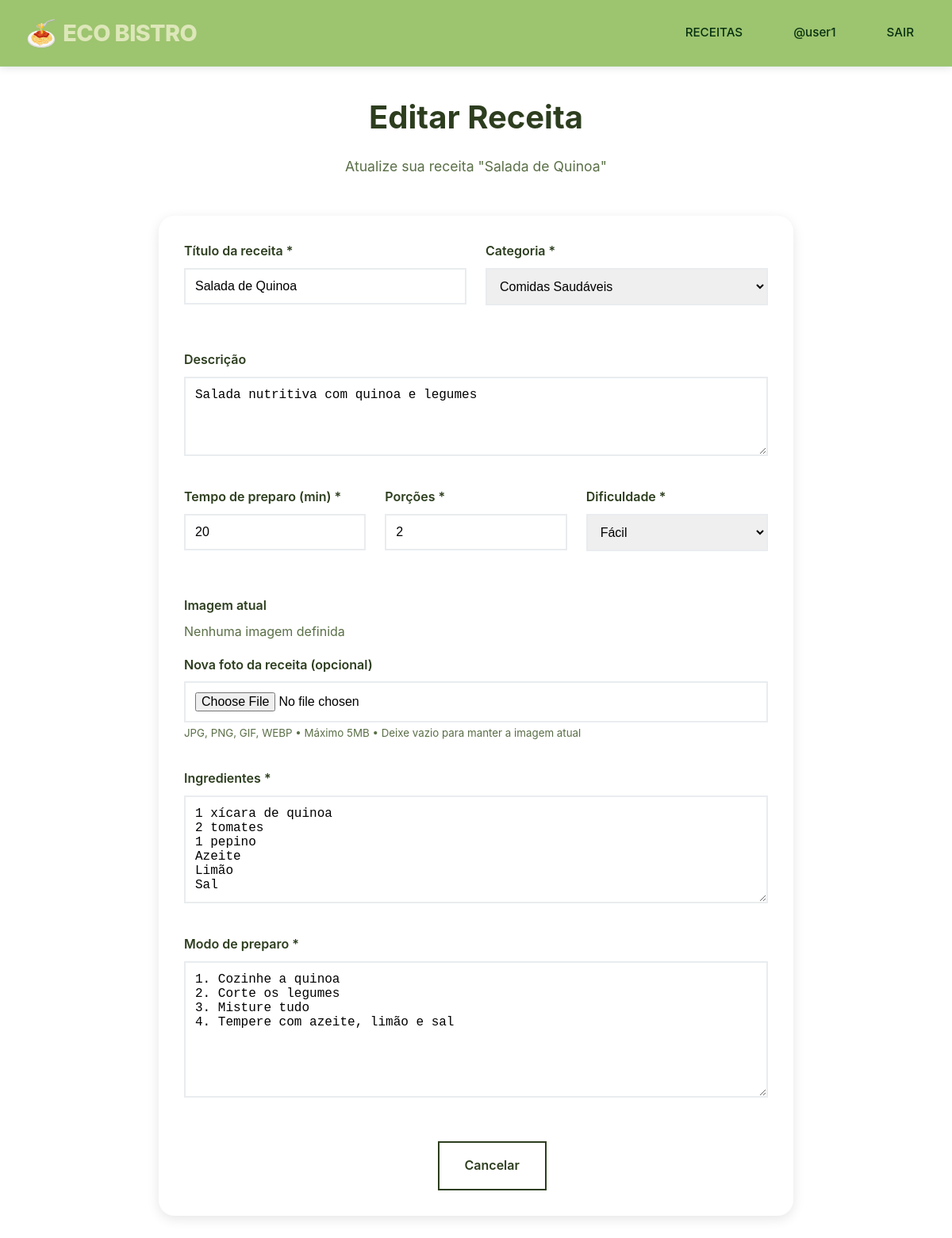
Screenshot of /editar-receita.php?id=2 (signed in) with the database file from the repository.
### tables this page shows
CREATE TABLE usuarios (
    id INT AUTO_INCREMENT PRIMARY KEY,
    nome_usuario VARCHAR(50) UNIQUE NOT NULL,
    email VARCHAR(100) UNIQUE NOT NULL,
    senha VARCHAR(255) NOT NULL,
    biografia TEXT,
    avatar VARCHAR(255) DEFAULT 'default-avatar.jpg',
    data_criacao TIMESTAMP DEFAULT CURRENT_TIMESTAMP,
    ativo BOOLEAN DEFAULT TRUE
);

CREATE TABLE receitas (
    id INT AUTO_INCREMENT PRIMARY KEY,
    titulo VARCHAR(100) NOT NULL,
    descricao TEXT,
    tempo_preparo INT NOT NULL,  
    porcoes INT DEFAULT 1,
    dificuldade ENUM('Fácil', 'Médio', 'Difícil') DEFAULT 'Fácil',
    imagem VARCHAR(255),
    usuario_id INT NOT NULL,
    categoria_id INT NOT NULL,
    ingredientes TEXT NOT NULL,
    modo_preparo TEXT NOT NULL,
    data_criacao TIMESTAMP DEFAULT CURRENT_TIMESTAMP,
    ativo BOOLEAN DEFAULT TRUE,
    visualizacoes INT DEFAULT 0,
    FOREIGN KEY (usuario_id) REFERENCES usuarios(id) ON DELETE CASCADE,
    FOREIGN KEY (categoria_id) REFERENCES categorias(id) ON DELETE CASCADE
);

CREATE TABLE categorias (
    id INT AUTO_INCREMENT PRIMARY KEY,
    nome VARCHAR(50) NOT NULL,
    slug VARCHAR(50) NOT NULL,
    descricao TEXT,
    cor VARCHAR(7) DEFAULT '#A8E6CF'
);

### config.php (called while the page is built, shortened)
<?php
class Database {
    private static $instance = null;
    private $connection;
    private function __construct() {
        try {
            $this->connection = new PDO(
                "mysql:host=" . DB_HOST . ";dbname=" . DB_NAME . ";charset=utf8mb4",
                DB_USER,
                DB_PASS,
                [
                    PDO::ATTR_ERRMODE => PDO::ERRMODE_EXCEPTION,
                    PDO::ATTR_DEFAULT_FETCH_MODE => PDO::FETCH_ASSOC,
                    PDO::ATTR_EMULATE_PREPARES => false
                ]
            );
        } catch(PDOException $e) {
            die("Erro na conexão: " . $e->getMessage());
        }
    }
    public static function getInstance() {
        if (self::$instance === null) {
            self::$instance = new self();
        }
        return self::$instance;
    }
    public function getConnection() {
        return $this->connection;
    }
}
function getUsuarioLogado() {
    static $usuario = null;
    if ($usuario === null) {
        $db = Database::getInstance()->getConnection();
        $stmt = $db->prepare("SELECT * FROM usuarios WHERE id = ? AND ativo = 1");
        $stmt->execute([$_SESSION['usuario_id']]);
        $usuario = $stmt->fetch();
    }
    return $usuario;
}
function sanitizar($texto) {
    return htmlspecialchars(trim($texto), ENT_QUOTES, 'UTF-8');
}
?>

### editar-receita.php (the view, shortened to what this page needs)
<?php
require_once 'config.php';
$usuarioLogado = getUsuarioLogado();
$receitaId = (int)($_GET['id'] ?? 0);
$db = Database::getInstance()->getConnection();
$stmt = $db->prepare("SELECT * FROM receitas WHERE id = ? AND usuario_id = ? AND ativo = 1");
$stmt->execute([$receitaId, $usuarioLogado['id']]);
$receita = $stmt->fetch();
$stmt = $db->query("SELECT * FROM categorias ORDER BY nome");
$categorias = $stmt->fetchAll();
$ingredientesTexto = str_replace(';', "\n", $receita['ingredientes']);
$modoPreparoTexto = str_replace(';', "\n", $receita['modo_preparo']);
?>
<!DOCTYPE html>
<html lang="pt-BR">
<head>
    <link rel="stylesheet" href="styles.css">
</head>
<body>
    <header class="header">
        <div class="nav-container">
            <a href="index.php" class="logo">ECO BISTRO</a>
            <nav class="nav-menu">
                <a href="receitas.php" class="nav-link">RECEITAS</a>
                <a href="perfil.php" class="nav-link">@<?php echo sanitizar($usuarioLogado['nome_usuario']); ?></a>
                <a href="logout.php" class="nav-link">SAIR</a>
            </nav>
        </div>
    </header>
    <div class="container" style="padding: 2rem 0;">
        <div style="max-width: 800px; margin: 0 auto;">
            <div style="text-align: center; margin-bottom: 3rem;">
                <h1 style="font-size: 2.5rem; color: var(--text-dark); margin-bottom: 1rem;">
                    Editar Receita
                </h1>
                <p style="color: var(--text-light); font-size: 1.1rem;">
                    Atualize sua receita "<?php echo sanitizar($receita['titulo']); ?>"
                </p>
            </div>
            <form method="POST" enctype="multipart/form-data" id="formReceita" style="background: white; padding: 2rem; border-radius: 20px; box-shadow: var(--shadow);">
                <div class="grid-2" style="display: grid; grid-template-columns: 1fr 1fr; gap: 1.5rem; margin-bottom: 2rem;">
                    <div class="form-group">
                        <label for="titulo" class="form-label">Título da receita *</label>
                        <input type="text" id="titulo" name="titulo" class="form-control"
                               value="<?php echo htmlspecialchars($receita['titulo']); ?>"
                               placeholder="Ex: Cuscuz Delicioso" maxlength="100" required>
                    </div>
                    <div class="form-group">
                        <label for="categoria_id" class="form-label">Categoria *</label>
                        <select id="categoria_id" name="categoria_id" class="form-control" required>
                            <?php foreach ($categorias as $categoria): ?>
                                <option value="<?php echo $categoria['id']; ?>"
                                        <?php echo $receita['categoria_id'] == $categoria['id'] ? 'selected' : ''; ?>>
                                    <?php echo sanitizar($categoria['nome']); ?>
                                </option>
                            <?php endforeach; ?>
                        </select>
                    </div>
                </div>
                <div class="form-group" style="margin-bottom: 2rem;">
                    <label for="descricao" class="form-label">Descrição</label>
                    <textarea id="descricao" name="descricao" class="form-control" rows="3"
                              placeholder="Descreva sua receita... (opcional)" maxlength="500"><?php echo htmlspecialchars($receita['descricao']); ?></textarea>
                </div>
                <div class="grid-3" style="display: grid; grid-template-columns: 1fr 1fr 1fr; gap: 1.5rem; margin-bottom: 2rem;">
                    <div class="form-group">
                        <label for="tempo_preparo" class="form-label">Tempo de preparo (min) *</label>
                        <input type="number" id="tempo_preparo" name="tempo_preparo" class="form-control"
                               value="<?php echo $receita['tempo_preparo']; ?>" min="1" max="600" required>
                    </div>
                    <div class="form-group">
                        <label for="porcoes" class="form-label">Porções *</label>
                        <input type="number" id="porcoes" name="porcoes" class="form-control"
                               value="<?php echo $receita['porcoes']; ?>" min="1" max="50" required>
                    </div>
                    <div class="form-group">
                        <label for="dificuldade" class="form-label">Dificuldade *</label>
                        <select id="dificuldade" name="dificuldade" class="form-control" required>
                            <option value="Fácil" <?php echo $receita['dificuldade'] === 'Fácil' ? 'selected' : ''; ?>>Fácil</option>
                        </select>
                    </div>
                </div>
                <div class="form-group" style="margin-bottom: 2rem;">
                    <label class="form-label">Imagem atual</label>
                    <?php if ($receita['imagem']): ?>
                        <div style="margin-bottom: 1rem;">
                            <img src="uploads/receitas/<?php echo $receita['imagem']; ?>"
                                 alt="<?php echo sanitizar($receita['titulo']); ?>"
                                 class="current-image">
                        </div>
                    <?php else: ?>
                        <p style="color: var(--text-light); margin-bottom: 1rem;">Nenhuma imagem definida</p>
                    <?php endif; ?>
                    <label for="imagem" class="form-label">Nova foto da receita (opcional)</label>
                    <input type="file" id="imagem" name="imagem" class="form-control" accept="image/*">
                    <small style="color: var(--text-light);">JPG, PNG, GIF, WEBP • Máximo 5MB • Deixe vazio para manter a imagem atual</small>
                </div>
                <div class="form-group" style="margin-bottom: 2rem;">
                    <label for="ingredientes" class="form-label">Ingredientes *</label>
                    <textarea id="ingredientes" name="ingredientes" class="form-control" rows="6" required
                              placeholder="Digite cada ingrediente em uma linha"><?php echo htmlspecialchars($ingredientesTexto); ?></textarea>
                </div>
                <div class="form-group" style="margin-bottom: 2rem;">
                    <label for="modo_preparo" class="form-label">Modo de preparo *</label>
                    <textarea id="modo_preparo" name="modo_preparo" class="form-control" rows="8" required
                              placeholder="Digite cada passo em uma linha"><?php echo htmlspecialchars($modoPreparoTexto); ?></textarea>
                </div>
                <div style="display: flex; gap: 1rem; justify-content: center; margin-top: 3rem; flex-wrap: wrap;">
                    <button type="submit" class="btn btn-primary" style="padding: 1rem 2rem; min-width: 200px;">
                    </button>
                    <a href="receita.php?id=<?php echo $receitaId; ?>" class="btn btn-secondary" style="padding: 1rem 2rem; text-decoration: none; display: inline-block;">
                        Cancelar
                    </a>
                    <button type="button" onclick="confirmarExclusao()" class="btn" style="background: var(--accent-color); color: white; padding: 1rem 2rem;">
                    </button>
                </div>
            </form>
        </div>
    </div>
</body>
</html>

### styles.css (style rules this page uses)
:root { --green-light: #c8e6a0; --green-medium: #9dc46f; --green-dark: #6b8e3f; --green-darker: #4d6930; --cream: #fdfbe9; --white: #ffffff; --text-dark: #2d3e1f; --text-light: #5a6f47; --shadow: 0 4px 15px rgba(0, 0, 0, 0.1); }
* { margin: 0; padding: 0; box-sizing: border-box; }
body { font-family: 'Poppins', 'Quicksand', sans-serif; background-color: var(--green-light); color: var(--text-dark); line-height: 1.6; overflow-x: hidden; }
.header { background-color: var(--green-medium); padding: 0.8rem 0; box-shadow: 0 2px 10px rgba(0, 0, 0, 0.1); position: sticky; top: 0; z-index: 1000; }
.nav-container { max-width: 1400px; margin: 0 auto; padding: 0 2rem; display: flex; justify-content: space-between; align-items: center; }
.logo { font-size: 1.8rem; font-weight: 800; color: var(--white); text-decoration: none; letter-spacing: 1px; display: flex; align-items: center; gap: 0.5rem; }
.logo::before { content: '🍝'; font-size: 2rem; }
.container { max-width: 1400px; margin: 0 auto; padding: 0 2rem; }
.btn { padding: 0.75rem 1.5rem; border: none; border-radius: 25px; cursor: pointer; font-weight: 600; text-decoration: none; display: inline-block; transition: all 0.3s ease; }
.btn-primary { background-color: var(--green-dark); color: var(--white); box-shadow: var(--shadow); }
body { font-family: 'Inter', sans-serif; background: var(--light); color: var(--dark); line-height: 1.6; overflow-x: hidden; }
.header { padding: 1rem 0; position: sticky; top: 0; z-index: 1000; border-bottom: 1px solid rgba(168, 230, 207, 0.2); }
.logo { font-size: 1.8rem; font-weight: 800; color: rgb(221, 231, 185); text-decoration: none; letter-spacing: -0.02em; }
.nav-menu { display: flex; gap: 2rem; align-items: center; }
.nav-link { text-decoration: none; color: #063010; font-weight: 500; font-size: 0.95rem; transition: var(--transition); padding: 0.5rem 1rem; border-radius: 12px; position: relative; }
.btn-primary { background: var(--gradient-2); color: var(--white); padding: 0.75rem 1.5rem; border: none; border-radius: 12px; text-decoration: none; font-weight: 600; font-size: 0.95rem; transition: var(--transition); box-shadow: var(--shadow-soft); }
.btn { padding: 0.75rem 1.5rem; border: none; border-radius: var(--radius); cursor: pointer; font-weight: 600; text-decoration: none; display: inline-block; transition: var(--transition); text-align: center; }
.btn-primary { background-color: var(--accent-color); color: var(--white); }
.btn-secondary { background-color: transparent; color: var(--text-dark); border: 2px solid var(--text-dark); }
.container { max-width: 1200px; margin: 0 auto; padding: 0 2rem; }
.form-group { margin-bottom: 1.5rem; }
.form-label { display: block; margin-bottom: 0.5rem; font-weight: 600; color: var(--text-dark); }
.form-control { width: 100%; padding: 0.75rem; border: 2px solid #E9ECEF; border-radius: var(--radius); font-size: 1rem; transition: var(--transition); }
textarea.form-control { resize: vertical; min-height: 100px; }

### rows the page displays
usuarios: nome_usuario "user1"
receitas: titulo "Salada de Quinoa", categoria_id "Comidas Saudáveis", descricao "Salada nutritiva com quinoa e legumes", tempo_preparo "20", porcoes "2", dificuldade "Fácil", ingredientes "1 xícara de quinoa 2 tomates 1 pepino Azeite Limão Sal", modo_preparo "1. Cozinhe a quinoa 2. Corte os legumes 3. Misture tudo 4. Tempere com azeite, limão e sal"
